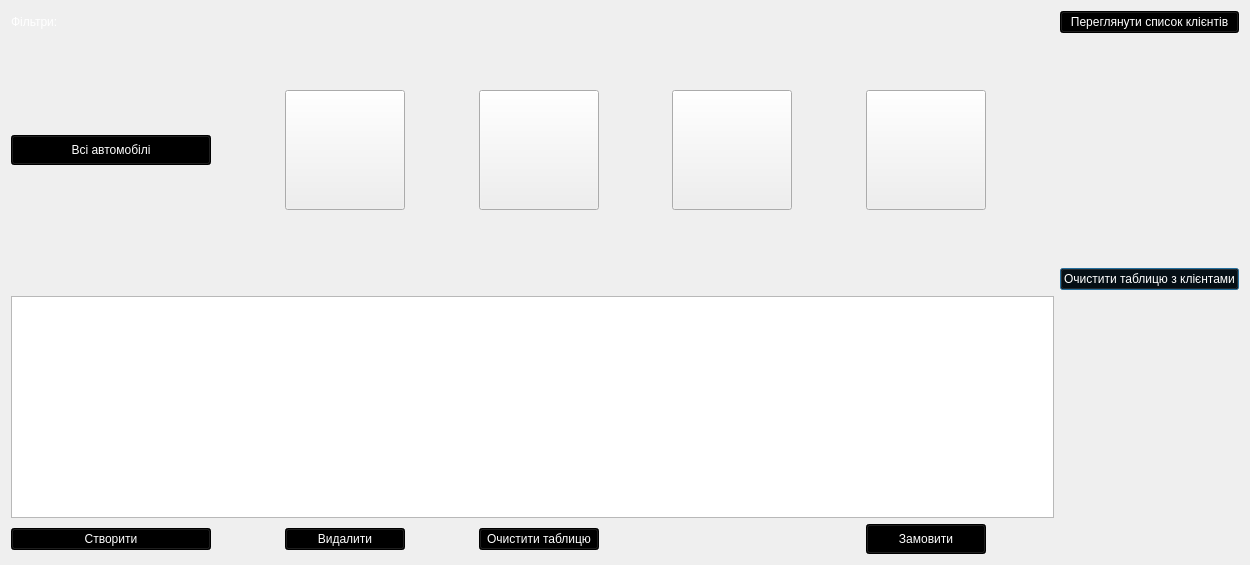
<?xml version="1.0" encoding="UTF-8"?>
<ui version="4.0">
 <class>Autopark</class>
 <widget class="QDialog" name="Autopark">
  <property name="geometry">
   <rect>
    <x>0</x>
    <y>0</y>
    <width>1250</width>
    <height>565</height>
   </rect>
  </property>
  <property name="sizePolicy">
   <sizepolicy hsizetype="Expanding" vsizetype="Maximum">
    <horstretch>0</horstretch>
    <verstretch>0</verstretch>
   </sizepolicy>
  </property>
  <property name="sizeIncrement">
   <size>
    <width>100</width>
    <height>1</height>
   </size>
  </property>
  <property name="windowTitle">
   <string>Dialog</string>
  </property>
  <layout class="QGridLayout" name="gridLayout">
   <item row="2" column="10">
    <widget class="QPushButton" name="pbResetClientsTable">
     <property name="styleSheet">
      <string notr="true">background-color: rgb(0, 0, 0);
font: 900 8pt &quot;Arial Black&quot;;
color: rgb(255, 255, 255);
</string>
     </property>
     <property name="text">
      <string>Очистити таблицю з клієнтами</string>
     </property>
    </widget>
   </item>
   <item row="1" column="7">
    <spacer name="horizontalSpacer_3">
     <property name="sizeHint" stdset="0">
      <size>
       <width>40</width>
       <height>20</height>
      </size>
     </property>
    </spacer>
   </item>
   <item row="4" column="4">
    <widget class="QPushButton" name="pbResetTable">
     <property name="styleSheet">
      <string notr="true">background-color: rgb(0, 0, 0);
font: 900 8pt &quot;Arial Black&quot;;
color: rgb(255, 255, 255);
</string>
     </property>
     <property name="text">
      <string>Очистити таблицю</string>
     </property>
    </widget>
   </item>
   <item row="1" column="3">
    <spacer name="horizontalSpacer_2">
     <property name="sizeHint" stdset="0">
      <size>
       <width>40</width>
       <height>20</height>
      </size>
     </property>
    </spacer>
   </item>
   <item row="4" column="0">
    <widget class="QPushButton" name="pbAddCar">
     <property name="styleSheet">
      <string notr="true">background-color: rgb(0, 0, 0);
font: 900 8pt &quot;Arial Black&quot;;
color: rgb(255, 255, 255);
</string>
     </property>
     <property name="text">
      <string>Створити</string>
     </property>
    </widget>
   </item>
   <item row="0" column="10">
    <widget class="QPushButton" name="pbShowClients">
     <property name="styleSheet">
      <string notr="true">background-color: rgb(0, 0, 0);
font: 900 8pt &quot;Arial Black&quot;;
color: rgb(255, 255, 255);
</string>
     </property>
     <property name="text">
      <string>Переглянути список клієнтів</string>
     </property>
    </widget>
   </item>
   <item row="1" column="0">
    <widget class="QPushButton" name="pbAll">
     <property name="sizePolicy">
      <sizepolicy hsizetype="Fixed" vsizetype="Fixed">
       <horstretch>0</horstretch>
       <verstretch>0</verstretch>
      </sizepolicy>
     </property>
     <property name="minimumSize">
      <size>
       <width>200</width>
       <height>30</height>
      </size>
     </property>
     <property name="styleSheet">
      <string notr="true">background-color: rgb(0, 0, 0);
font: 900 12pt &quot;Arial Black&quot;;
color: rgb(255, 255, 255);</string>
     </property>
     <property name="text">
      <string>Всі автомобілі</string>
     </property>
    </widget>
   </item>
   <item row="1" column="1">
    <spacer name="horizontalSpacer">
     <property name="sizeHint" stdset="0">
      <size>
       <width>40</width>
       <height>20</height>
      </size>
     </property>
    </spacer>
   </item>
   <item row="3" column="0" colspan="10">
    <widget class="QTableView" name="carTableView">
     <property name="styleSheet">
      <string notr="true"/>
     </property>
    </widget>
   </item>
   <item row="4" column="2">
    <widget class="QPushButton" name="pbDeleteCar">
     <property name="styleSheet">
      <string notr="true">background-color: rgb(0, 0, 0);
font: 900 8pt &quot;Arial Black&quot;;
color: rgb(255, 255, 255);
</string>
     </property>
     <property name="text">
      <string>Видалити</string>
     </property>
    </widget>
   </item>
   <item row="0" column="6" rowspan="3">
    <widget class="QPushButton" name="pbBiznes">
     <property name="sizePolicy">
      <sizepolicy hsizetype="Maximum" vsizetype="Maximum">
       <horstretch>0</horstretch>
       <verstretch>0</verstretch>
      </sizepolicy>
     </property>
     <property name="minimumSize">
      <size>
       <width>120</width>
       <height>120</height>
      </size>
     </property>
     <property name="sizeIncrement">
      <size>
       <width>1</width>
       <height>1</height>
      </size>
     </property>
     <property name="styleSheet">
      <string notr="true">QPushButton{
	border-image: url(D:/KN321/MaxBrydun/kursova/luxury.png);
}
</string>
     </property>
     <property name="text">
      <string/>
     </property>
    </widget>
   </item>
   <item row="0" column="4" rowspan="3">
    <widget class="QPushButton" name="pbSedan">
     <property name="sizePolicy">
      <sizepolicy hsizetype="Maximum" vsizetype="Maximum">
       <horstretch>0</horstretch>
       <verstretch>0</verstretch>
      </sizepolicy>
     </property>
     <property name="minimumSize">
      <size>
       <width>120</width>
       <height>120</height>
      </size>
     </property>
     <property name="sizeIncrement">
      <size>
       <width>1</width>
       <height>1</height>
      </size>
     </property>
     <property name="styleSheet">
      <string notr="true">QPushButton{
	border-image: url(D:/KN321/MaxBrydun/kursova/sedan.png);
}
</string>
     </property>
     <property name="text">
      <string/>
     </property>
    </widget>
   </item>
   <item row="0" column="8" rowspan="3">
    <widget class="QPushButton" name="pbEco">
     <property name="sizePolicy">
      <sizepolicy hsizetype="Maximum" vsizetype="Maximum">
       <horstretch>0</horstretch>
       <verstretch>0</verstretch>
      </sizepolicy>
     </property>
     <property name="minimumSize">
      <size>
       <width>120</width>
       <height>120</height>
      </size>
     </property>
     <property name="sizeIncrement">
      <size>
       <width>1</width>
       <height>1</height>
      </size>
     </property>
     <property name="styleSheet">
      <string notr="true">QPushButton{
	border-image: url(D:/KN321/MaxBrydun/kursova/eco.png);
}
</string>
     </property>
     <property name="text">
      <string/>
     </property>
    </widget>
   </item>
   <item row="0" column="2" rowspan="3">
    <widget class="QPushButton" name="pbSUV">
     <property name="sizePolicy">
      <sizepolicy hsizetype="Maximum" vsizetype="Maximum">
       <horstretch>0</horstretch>
       <verstretch>0</verstretch>
      </sizepolicy>
     </property>
     <property name="minimumSize">
      <size>
       <width>120</width>
       <height>120</height>
      </size>
     </property>
     <property name="sizeIncrement">
      <size>
       <width>1</width>
       <height>1</height>
      </size>
     </property>
     <property name="styleSheet">
      <string notr="true">QPushButton{
	border-image: url(D:/KN321/MaxBrydun/kursova/suv.png);
}
</string>
     </property>
     <property name="text">
      <string/>
     </property>
    </widget>
   </item>
   <item row="1" column="5">
    <spacer name="horizontalSpacer_4">
     <property name="sizeHint" stdset="0">
      <size>
       <width>40</width>
       <height>20</height>
      </size>
     </property>
    </spacer>
   </item>
   <item row="0" column="0">
    <widget class="QLabel" name="label">
     <property name="styleSheet">
      <string notr="true">font: 700 12pt &quot;Segoe UI&quot;;
color: rgb(255, 255, 255);
</string>
     </property>
     <property name="text">
      <string>Фільтри:</string>
     </property>
    </widget>
   </item>
   <item row="4" column="8">
    <widget class="QPushButton" name="pbOrderCar">
     <property name="sizePolicy">
      <sizepolicy hsizetype="Minimum" vsizetype="Fixed">
       <horstretch>0</horstretch>
       <verstretch>0</verstretch>
      </sizepolicy>
     </property>
     <property name="minimumSize">
      <size>
       <width>0</width>
       <height>30</height>
      </size>
     </property>
     <property name="styleSheet">
      <string notr="true">background-color: rgb(0, 0, 0);
font: 900 10pt &quot;Arial Black&quot;;
color: rgb(255, 255, 255);</string>
     </property>
     <property name="text">
      <string>Замовити</string>
     </property>
    </widget>
   </item>
  </layout>
 </widget>
 <resources/>
 <connections/>
</ui>
